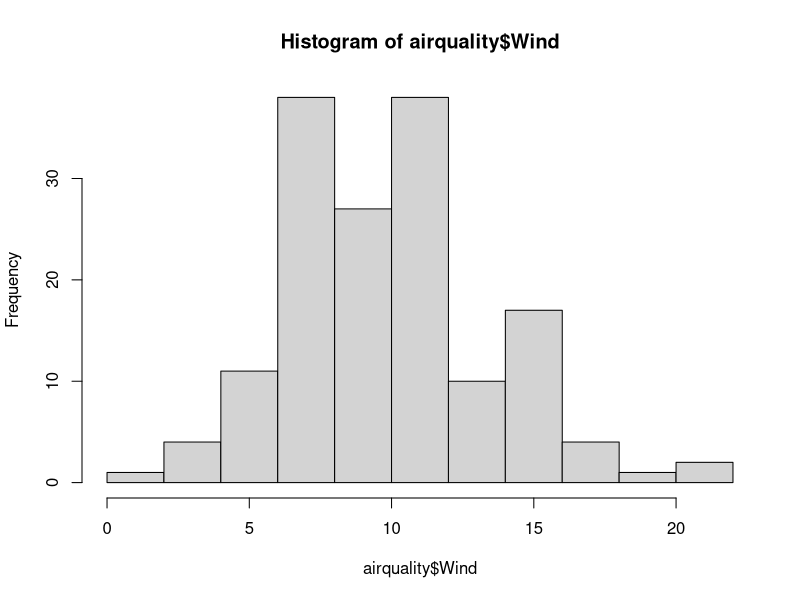
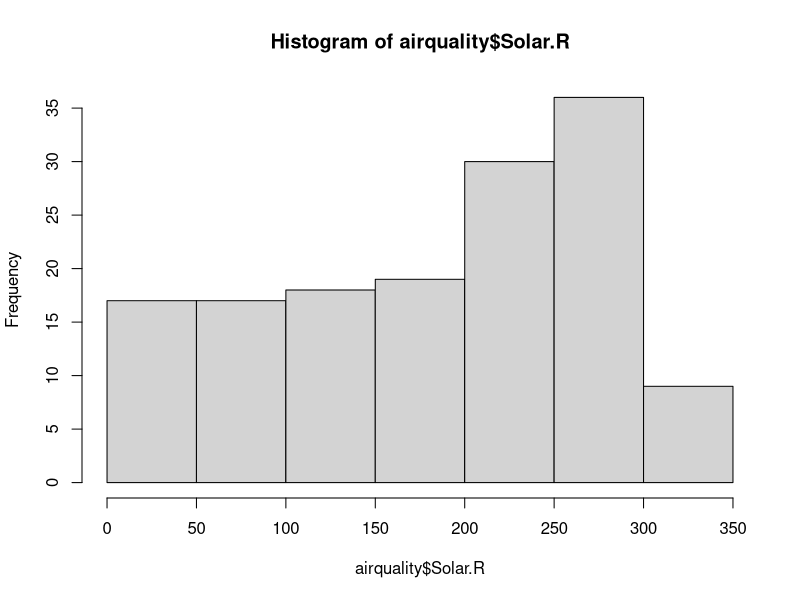

Here is the R script that generated these plots, in order:
airquality
airquality$Month = factor(airquality$Month)
airquality$Day = factor(airquality$Day)
summary(airquality)

hist(airquality$Wind)
hist(airquality$Solar.R)
